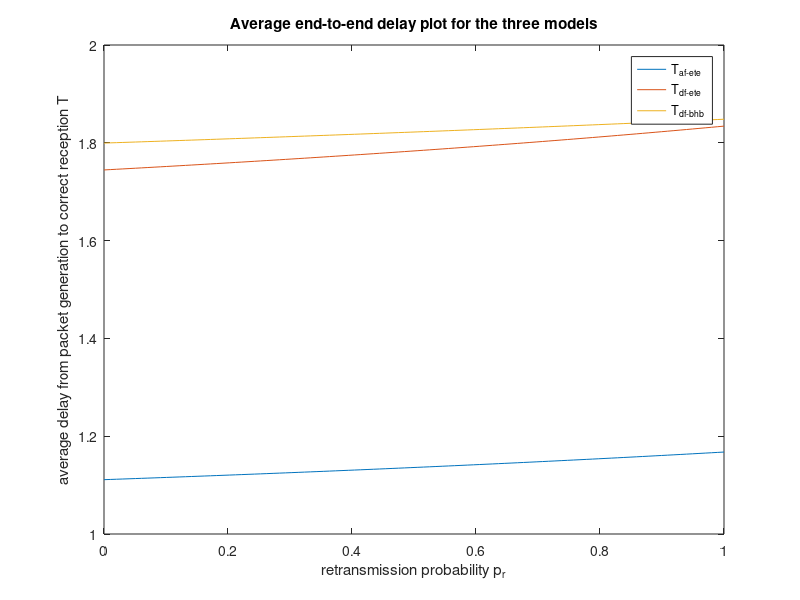

Recreate this plot in MATLAB.
pr = linspace(0,1,100);
T_af_ete = (2-0.342*pr)./(1.8-0.38*pr);
T_df_ete = (1-0.19*pr)./(0.8-0.19*pr)+(0.9-0.171*pr)./(1.82-0.38*pr);
T_df_hbh = (1-0.1*pr)./(0.8-0.1*pr)+((1-0.1*pr).^2)./(2*(1-0.1*pr).^2-0.18);
plot(pr, T_af_ete, pr, T_df_ete, pr, T_df_hbh);
xlabel('retransmission probability p_r');
ylabel('average delay from packet generation to correct reception T');
title('Average end-to-end delay plot for the three models');
legend('T_{af-ete}','T_{df-ete}','T_{df-bhb}')
